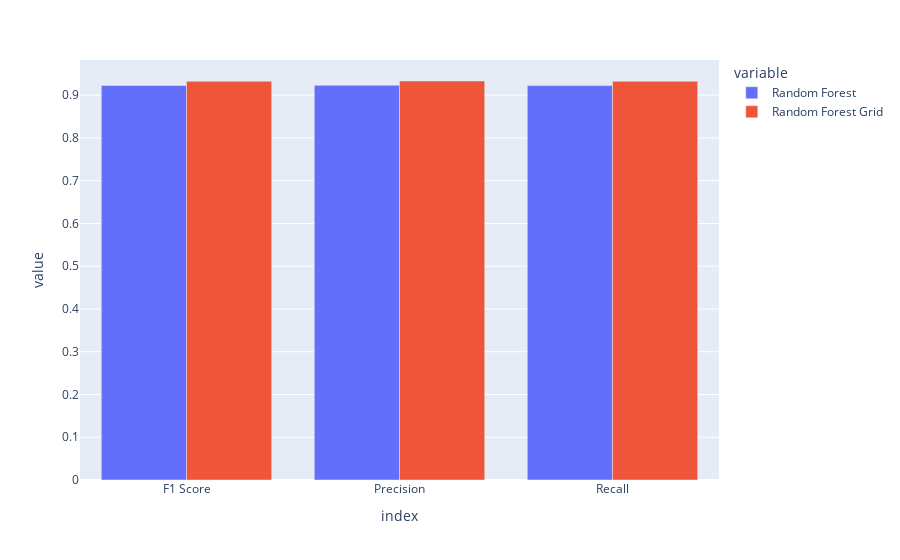

The cell this chart's notebook holds for it:
### Code cell
rf_grid_cm = confusion_matrix(y_test, rf_grid_y_pred)
rf_grid_results = pd.DataFrame(
    {
        "Random Forest": [f1_score(y_test, rf_y_pred, average="weighted"), precision_score(y_test, rf_y_pred, average="weighted"), recall_score(y_test, rf_y_pred, average="weighted")],
        "Random Forest Grid": [f1_score(y_test, rf_grid_y_pred, average="weighted"), precision_score(y_test, rf_grid_y_pred, average="weighted"), recall_score(y_test, rf_grid_y_pred, average="weighted")]
    },
    index=["F1 Score", "Precision", "Recall"]
)

px.bar(rf_grid_results, barmode="group").show()

### Figure 1 — Plotly figure (JSON) as saved in the notebook; plotly's stock layout.template omitted (floating-point values rounded to 4 significant figures)
{"data": [{"alignmentgroup": "True", "hovertemplate": "variable=Random Forest<br>index=%{x}<br>value=%{y}<extra></extra>", "legendgroup": "Random Forest", "marker": {"color": "#636efa", "pattern": {"shape": ""}}, "name": "Random Forest", "offsetgroup": "Random Forest", "orientation": "v", "showlegend": true, "textposition": "auto", "type": "bar", "x": ["F1 Score", "Precision", "Recall"], "xaxis": "x", "y": [0.9226, 0.9232, 0.9225], "yaxis": "y"}, {"alignmentgroup": "True", "hovertemplate": "variable=Random Forest Grid<br>index=%{x}<br>value=%{y}<extra></extra>", "legendgroup": "Random Forest Grid", "marker": {"color": "#EF553B", "pattern": {"shape": ""}}, "name": "Random Forest Grid", "offsetgroup": "Random Forest Grid", "orientation": "v", "showlegend": true, "textposition": "auto", "type": "bar", "x": ["F1 Score", "Precision", "Recall"], "xaxis": "x", "y": [0.9326, 0.9333, 0.9325], "yaxis": "y"}], "layout": {"barmode": "group", "legend": {"title": {"text": "variable"}, "tracegroupgap": 0}, "margin": {"t": 60}, "xaxis": {"anchor": "y", "domain": [0, 1], "title": {"text": "index"}}, "yaxis": {"anchor": "x", "domain": [0, 1], "title": {"text": "value"}}}}
